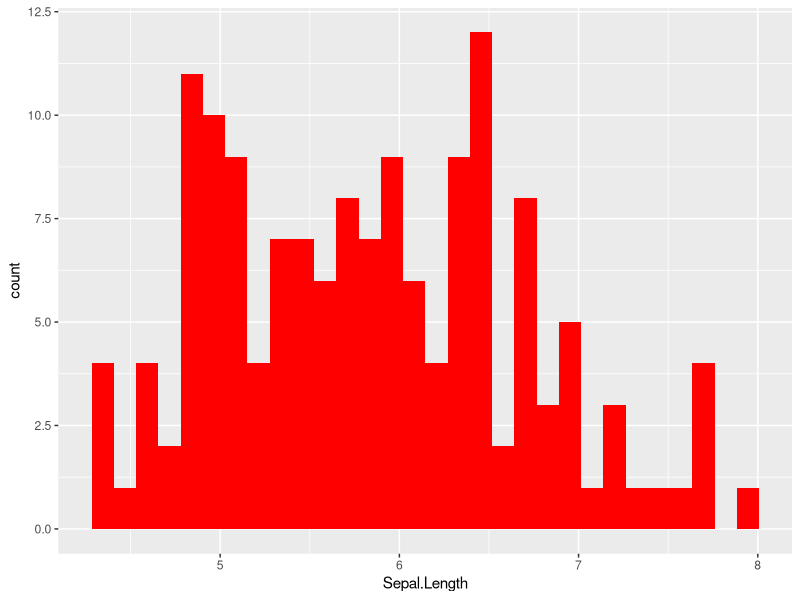
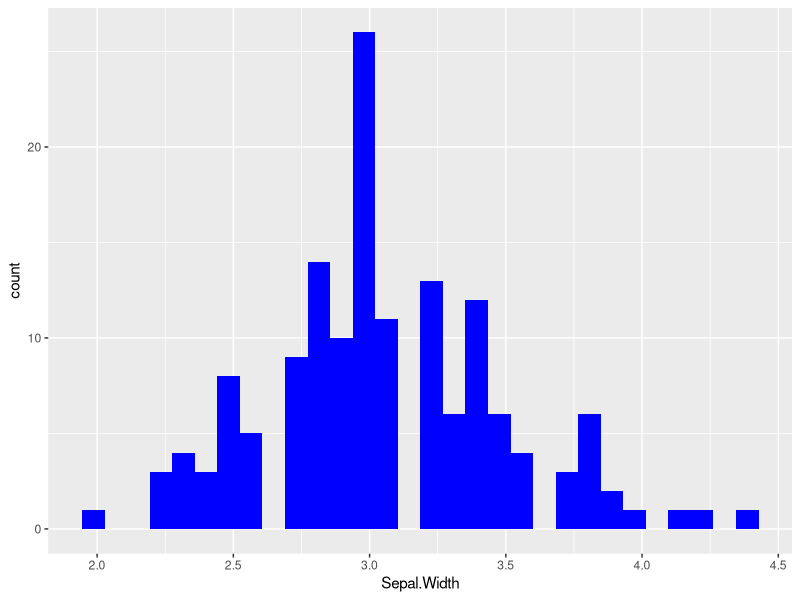
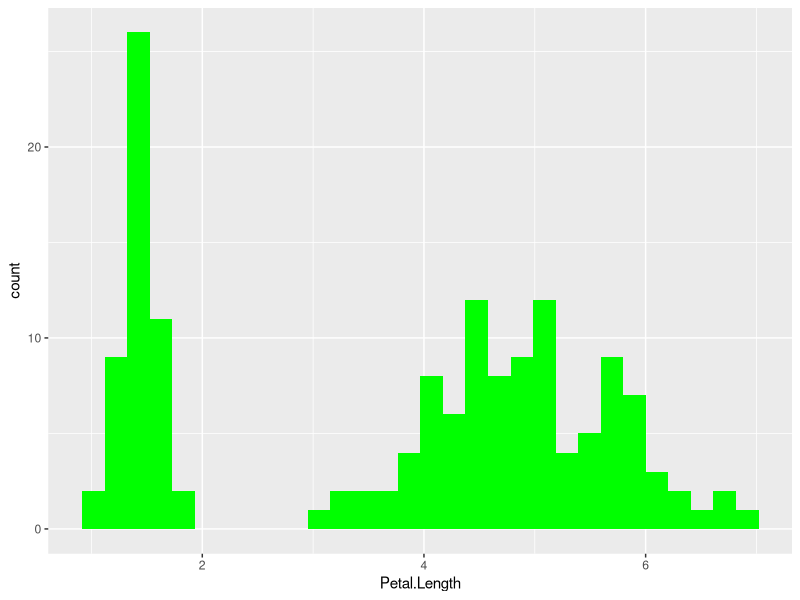
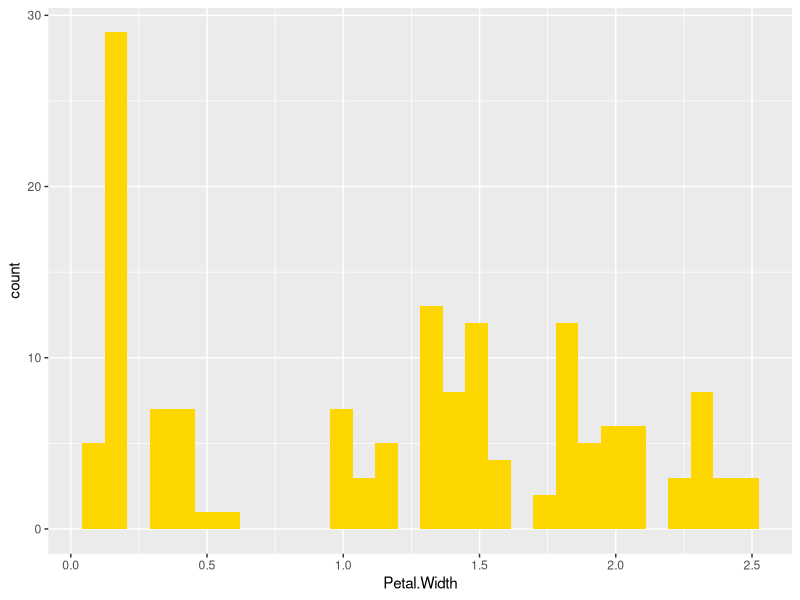
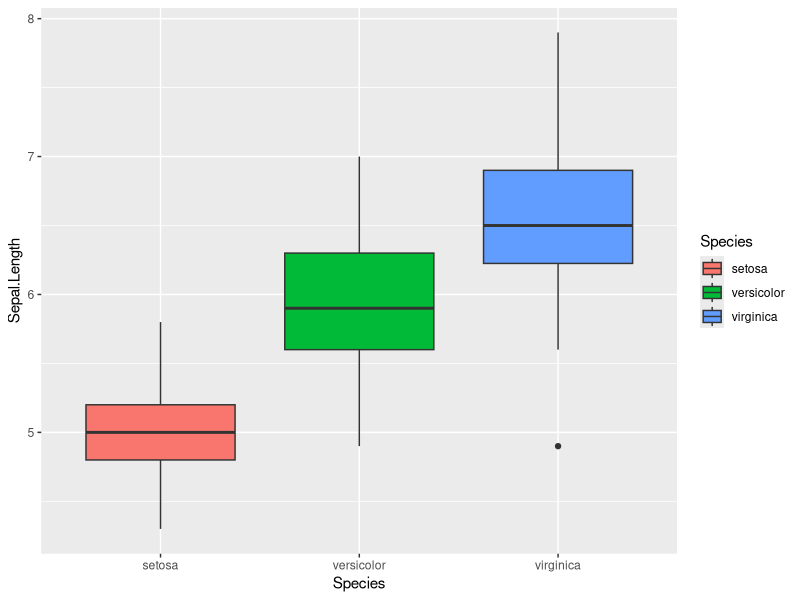
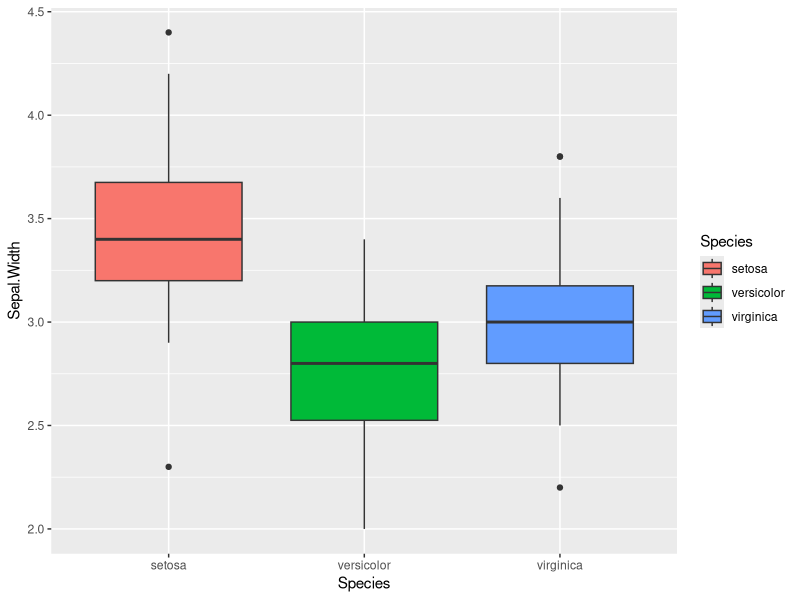
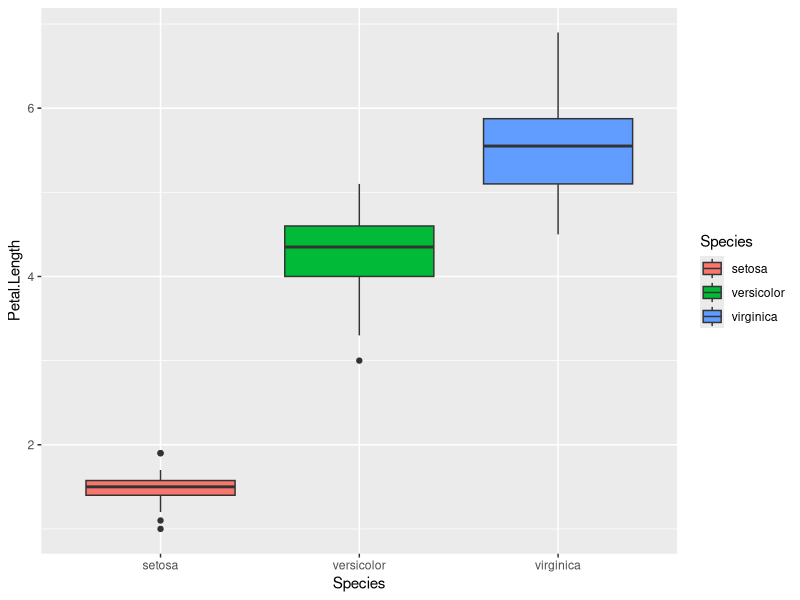
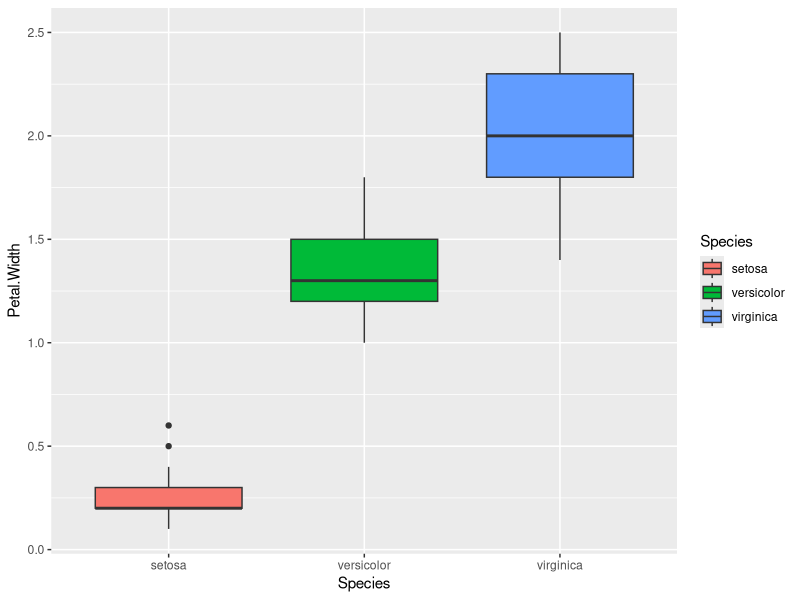

Write the R code that produced these figures, in order.
## ---- chunk 1
library(ggplot2)
data(iris)
summary(iris)
## ---- chunk 2
cor(iris[,-5])
## ---- chunk 3
ggplot(iris, aes(x=Sepal.Length))+
  geom_histogram(fill="red")
## ---- chunk 4
ggplot(iris, aes(x=Sepal.Width))+
  geom_histogram(fill="blue")
## ---- chunk 5
ggplot(iris, aes(x=Petal.Length))+
  geom_histogram(fill="green")
## ---- chunk 6
ggplot(iris, aes(x=Petal.Width))+
  geom_histogram(fill="gold")
## ---- chunk 7
ggplot(iris, aes(y=Sepal.Length, x=Species, fill=Species))+
  geom_boxplot()
## ---- chunk 8
ggplot(iris, aes(y=Sepal.Width, x=Species, fill=Species))+
  geom_boxplot()
## ---- chunk 9
ggplot(iris, aes(y=Petal.Length, x=Species, fill=Species))+
  geom_boxplot()
## ---- chunk 10
ggplot(iris, aes(y=Petal.Width, x=Species, fill=Species))+
  geom_boxplot()
## ---- chunk 11
library(gridExtra)

g1 = ggplot(iris, aes(y=Sepal.Length, x=Species, fill=Species))+
  geom_boxplot()

g2 = ggplot(iris, aes(y=Sepal.Width, x=Species, fill=Species))+
  geom_boxplot()

g3 = ggplot(iris, aes(y=Petal.Length, x=Species, fill=Species))+
  geom_boxplot()

g4 = ggplot(iris, aes(y=Petal.Width, x=Species, fill=Species))+
  geom_boxplot()

grid.arrange(g1,g2,g3,g4)
## ---- chunk 12
ggplot(iris, aes(x=Petal.Length, y=Petal.Width))+
  geom_jitter(colour="blue")+
  geom_smooth(method="lm", colour="red")
## echo false: permite que no aparezca el codigo de R en el informe.
## message false: permite que no salgan mensajes de R en el informe.
